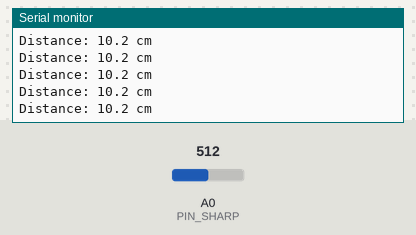
A sketch run on a simulated Arduino Uno, built with avr-gcc and run on an emulated ATmega328P. On the bench: the last lines printed to the serial monitor. The inputs (shaded band) are chosen by the test bench; at power-on: A0 (PIN_SHARP) = 512.

Above: at 1.2 s.
1.3 s: A0 (PIN_SHARP) set to 90
At 1.57 s:
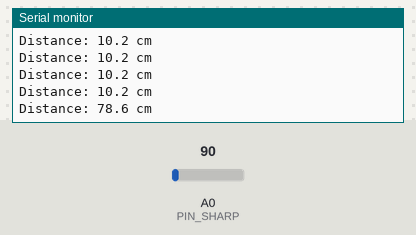
2.8 s: A0 (PIN_SHARP) set to 74
At 2.98 s:
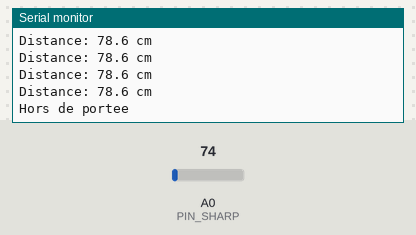

The sketch:

59_Sharp_GP2Y0A21_IR.ino
```cpp
/*
 * =====================================================================
 *  Arduino Lab Nexus v6.1.0 STABLE  -  Sharp GP2Y0A21 IR
 * =====================================================================
 *  Explication : Mesure une distance de 10 à 80 cm avec un capteur infrarouge analogique.
 *  Carte       : Arduino UNO / Nano (ATmega328P) - compatible Mega
 *  Moniteur    : 9600 bauds
 *
 *  Câblage :
 *   Arduino 5V     -> Sharp VCC (rouge)
 *   Arduino GND    -> Sharp GND (noir)
 *   Arduino A0     -> Sharp Vo (jaune)
 *
 *  Bibliothèques requises (arduino-cli lib install "...") : aucune
 * =====================================================================
 */
// @libs:

const uint8_t PIN_SHARP = A0;

void setup() {
  Serial.begin(9600);
  Serial.println(F("[59] Sharp GP2Y0A21 pret"));
}

void loop() {
  // Moyenne de 10 lectures
  long somme = 0;
  for (int i = 0; i < 10; i++) somme += analogRead(PIN_SHARP);
  float tension = (somme / 10.0) * 5.0 / 1023.0;

  // Courbe approximative du fabricant
  if (tension < 0.4) {
    Serial.println(F("Hors de portee"));
  } else {
    float distance = 29.988 * pow(tension, -1.173);
    Serial.print(F("Distance: "));
    Serial.print(distance, 1);
    Serial.println(F(" cm"));
  }
  delay(200);
}
```

Measured:
- the behaviour switches between 82 and 81 on A0 (PIN_SHARP) (found by bisection; images 1 and 2)
- after the input at 1.3 s, the serial monitor: prints a new line after 0.12 s (image 1)
- after the input at 2.8 s, the serial monitor: prints a new line at once (image 2)
